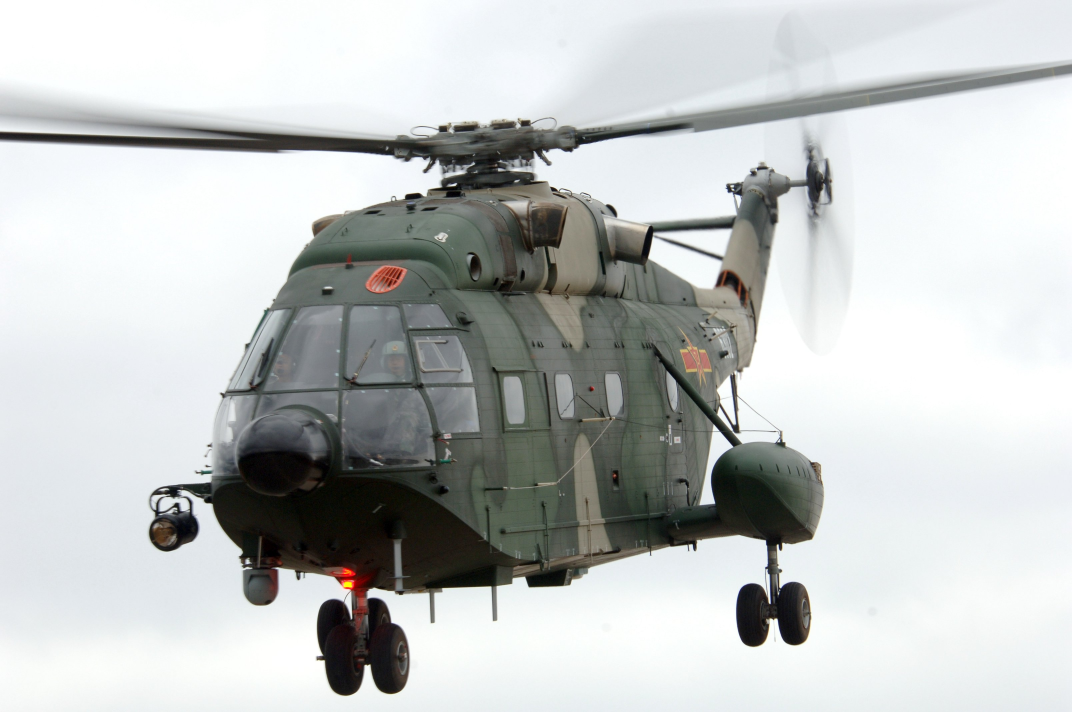
#> input picture models/MF2DA/images/2.jpg, 3216 x 2136 px (shown at 1/3 size); its folder holds only this picture in this run
$ python -i image_process.py   (imports and definitions only)
#> lines starting #> are read from the running program, lines starting #| are printed output that depends on the picture
import os
import cv2
import numpy as np
import pywt
from tqdm import tqdm
from multiprocessing import Pool, cpu_count

# -------------------------- 配置 --------------------------
DATASET_PATH = "autodl-tmp/CocoGlide/tampered"
SAVE_ROOT_PATH = "autodl-tmp/cocov2_tensor"
WAVELET = "db1"
TARGET_SIZE = (1024, 1024)
FILL_VALUE = 0

# -------------------------- 向量化核心函数 --------------------------

def binary_encoding(matrix):
    center = matrix[1:-1, 1:-1]

    neighbors = [
        matrix[0:-2, 1:-1],
        matrix[0:-2, 2:],
        matrix[1:-1, 2:],
        matrix[2:, 2:],
        matrix[2:, 1:-1],
        matrix[2:, 0:-2],
        matrix[1:-1, 0:-2],
        matrix[0:-2, 0:-2],
    ]

    bits = [(n <= center).astype(np.uint8) for n in neighbors]
    bits = np.stack(bits, axis=-1)

    weights = np.array([128, 64, 32, 16, 8, 4, 2, 1], dtype=np.uint8)
    return np.sum(bits * weights, axis=-1).astype(np.uint8)


def lbp_to_8channels(matrix):
    center = matrix[1:-1, 1:-1]

    neighbors = [
        matrix[0:-2, 1:-1],
        matrix[0:-2, 2:],
        matrix[1:-1, 2:],
        matrix[2:, 2:],
        matrix[2:, 1:-1],
        matrix[2:, 0:-2],
        matrix[1:-1, 0:-2],
        matrix[0:-2, 0:-2],
    ]

    channels = [(n <= center).astype(np.uint8) for n in neighbors]
    return np.stack(channels, axis=-1)


def restore_size(matrix, target_size, fill_value=FILL_VALUE):
    if matrix.ndim == 2:
        h, w = matrix.shape
        out = np.full(target_size, fill_value, dtype=matrix.dtype)
        out[1:-1, 1:-1] = matrix
        return out

    elif matrix.ndim == 3:
        h, w, c = matrix.shape
        out = np.full((*target_size, c), fill_value, dtype=matrix.dtype)
        out[1:-1, 1:-1, :] = matrix
        return out

    else:
        raise ValueError(matrix.shape)


def normalize(x):
    mn, mx = x.min(), x.max()
    if mx - mn == 0:
        return np.zeros_like(x, dtype=np.float32)
    return ((x - mn) / (mx - mn)).astype(np.float32)

# -------------------------- 单张图处理 --------------------------

def process_single_image(img_path):

#> called with img_path = '../MF2DA/images/2.jpg'
    img = cv2.imread(img_path, cv2.IMREAD_GRAYSCALE)
#> img: shape (2136, 3216); min 0, max 255, mean 195.2
    if img is None:
        raise ValueError(img_path)

    img = cv2.resize(img, TARGET_SIZE)
#> img: shape (1024, 1024)
    img = img.astype(np.float32)

    # ---------- 1级小波 ----------
    LL1, (LH1, HL1, HH1) = pywt.dwt2(img, WAVELET)
    A = np.stack([LL1, LH1, HL1, HH1], axis=-1)

    # ---------- B ----------
    B = []
    for i in range(4):
        enc = binary_encoding(A[..., i])
        B.append(restore_size(enc, (512, 512)))
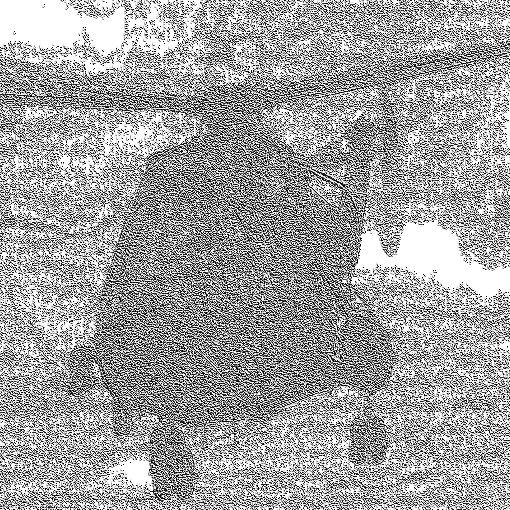
#> enc: shape (510, 510); min 0, max 255, mean 161.8
#> after the loop, B = 4 items
    B = np.stack(B, axis=-1).astype(np.float32)
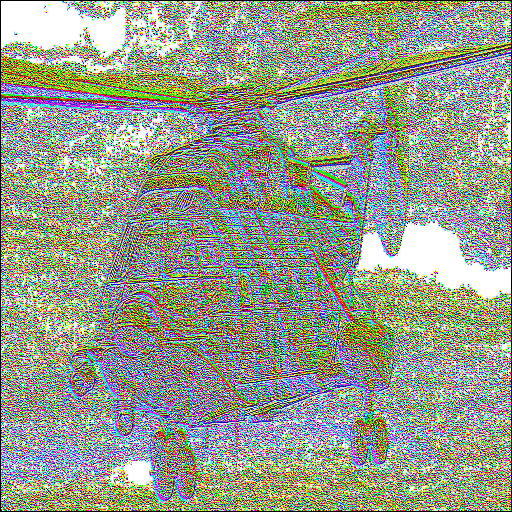
#> B: shape (512, 512, 4) float32; mean of channels 0, 1, 2, 3 142, 156.4, 150.9, 160.6; drawn as B, G, R

    C = A * B
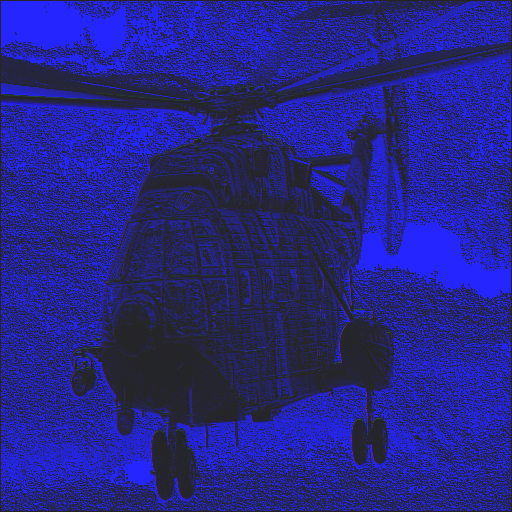
#> C: shape (512, 512, 4) float32; mean of channels 0, 1, 2, 3 57593, 173.6, 177.5, 88.1; drawn with min black and max white

    # ---------- HVD LBP ----------
    hvd = []
    for sub in [LH1, HL1, HH1]:
        lbp = lbp_to_8channels(sub)
        hvd.append(restore_size(lbp, (512, 512)))
#> this loop made 3 passes
#> after the loop, hvd = 3 items
    HVD_24 = np.concatenate(hvd, axis=-1).astype(np.float32)

    # ---------- 2级小波 ----------
    D_list = []
    for i in range(4):
        LL2, (LH2, HL2, HH2) = pywt.dwt2(A[..., i], WAVELET)
        D_list.extend([LL2, LH2, HL2, HH2])
#> this loop made 4 passes
#> pass 1, in process_single_image, `LL2, (LH2, HL2, HH2) = pywt.dwt2(A[..., i], WAVELET)`:
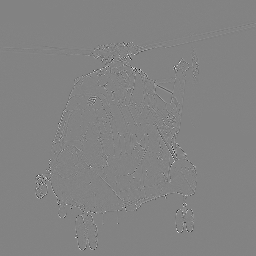
#> HH2: shape (256, 256) float32; min -154.8, max 146.5, mean 0; drawn with min black and max white
#> after the loop, D_list = 16 items

    D = np.stack(D_list, axis=-1)

    # ---------- E ----------
    E_list = []
    for i in range(16):
        enc = binary_encoding(D[..., i])
        E_list.append(restore_size(enc, (256, 256)))
#> this loop made 16 passes
#> pass 1, in binary_encoding (call 5), `center = matrix[1:-1, 1:-1]`:
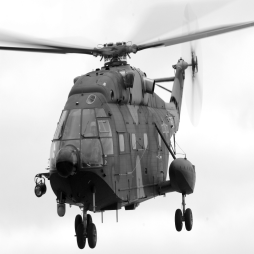
#> center: shape (254, 254) float32; min 0.5, max 1020, mean 777.4; drawn with min black and max white
#> pass 1, in process_single_image, `enc = binary_encoding(D[..., i])`:
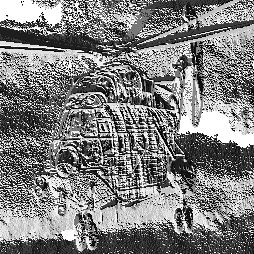
#> enc: shape (254, 254); min 0, max 255, mean 126.6
#> after the loop:
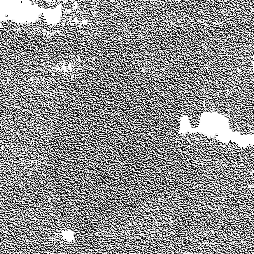
#> enc: shape (254, 254); min 0, max 255, mean 142.2
#> after the loop, E_list = 16 items

    E = np.stack(E_list, axis=-1).astype(np.float32)
    F = D * E

    # ---------- resize ----------
    E_up = cv2.resize(E, (512, 512))
    F_up = cv2.resize(F, (512, 512))

    # ---------- concat ----------
    out = np.concatenate([B, C, E_up, F_up, HVD_24], axis=-1)

    return normalize(out).astype(np.float16)
#> in normalize, `mn, mx = x.min(), x.max()`: mn = -32488.5; mx = 260100

# -------------------------- worker（多进程） --------------------------

def init_worker(save_root):
    global SAVE_ROOT
    SAVE_ROOT = save_root


# [41 lines left out: functions worker, process_dataset, not called in this run]


# -------------------------- main --------------------------

# [2 lines not run here, left out]

>>> result = process_single_image('../MF2DA/images/2.jpg')

$ run again, on models/MF2DA/images/helicopter.jpg
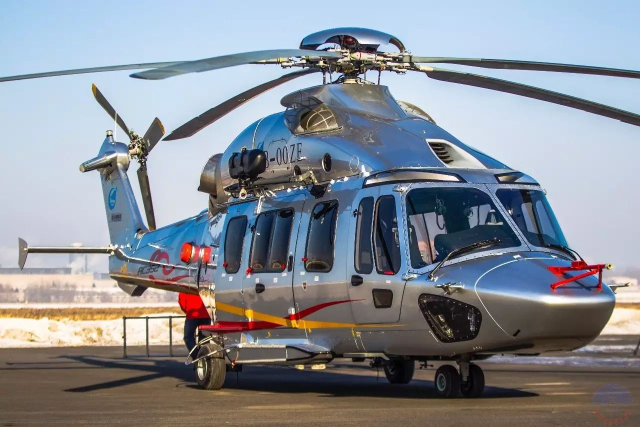
#> input picture models/MF2DA/images/helicopter.jpg, 1280 x 853 px (shown at 1/2 size)
#> after the loop in process_single_image, `for i in range(4):`:
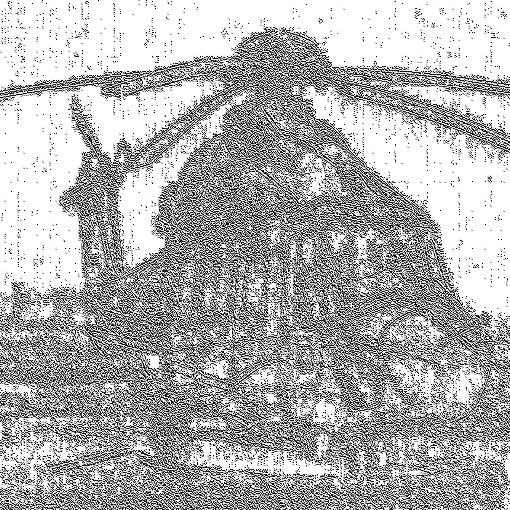
#> enc: shape (510, 510); min 0, max 255, mean 177.6
#> after the loop in process_single_image, `for i in range(4):`: B = 4 items
#> the loop in process_single_image, `for sub in [LH1, HL1, HH1]:` made 3 passes
#> after the loop in process_single_image, `for sub in [LH1, HL1, HH1]:`: hvd = 3 items
#> after the loop in process_single_image, `for i in range(4):`: D_list = 16 items
#> after the loop in process_single_image, `for i in range(16):`:
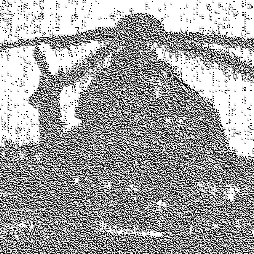
#> enc: shape (254, 254); min 0, max 255, mean 162.1
#> mn = -25632; mx = 252481.6
